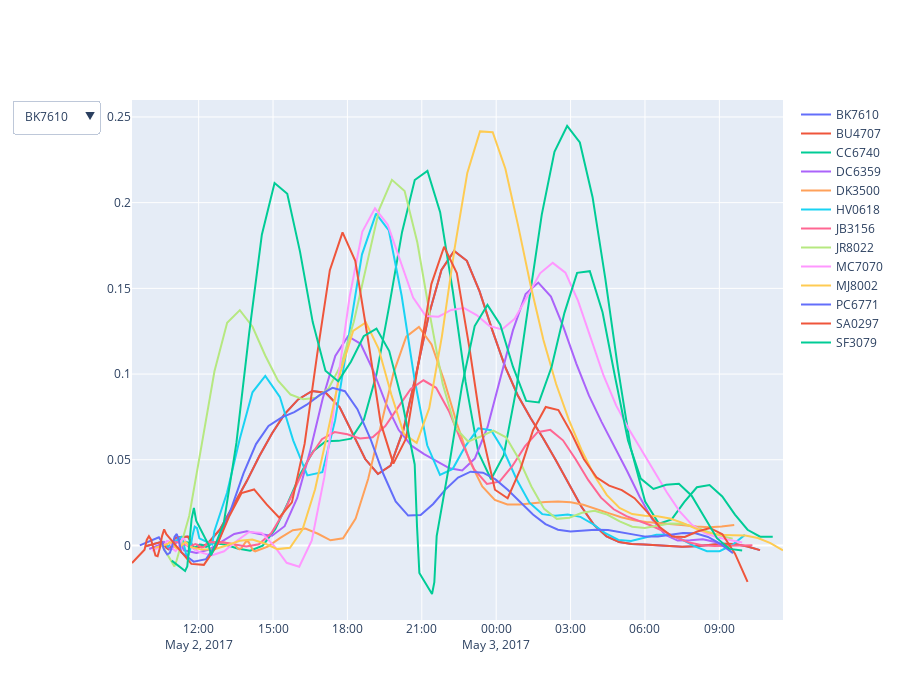

The notebook cell saved with this chart:
### Code cell
import plotly.graph_objects as go

fig = go.Figure()

for person in tac['pid'].unique():
    filtered_tac = tac[tac['pid'] == person]
    fig.add_trace(go.Scatter(x=filtered_tac['datetime'], y=filtered_tac['TAC_Reading'], name=person))

# Create a button to toggle between each person
buttons = []
for person in tac['pid'].unique():
    button = dict(label=person,
                  method='update',
                  args=[{'visible': [person == visible for visible in tac['pid'].unique()]}])
    buttons.append(button)

fig.update_layout(updatemenus=[dict(buttons=buttons)], height=700)

# Show the figure
fig.show()
